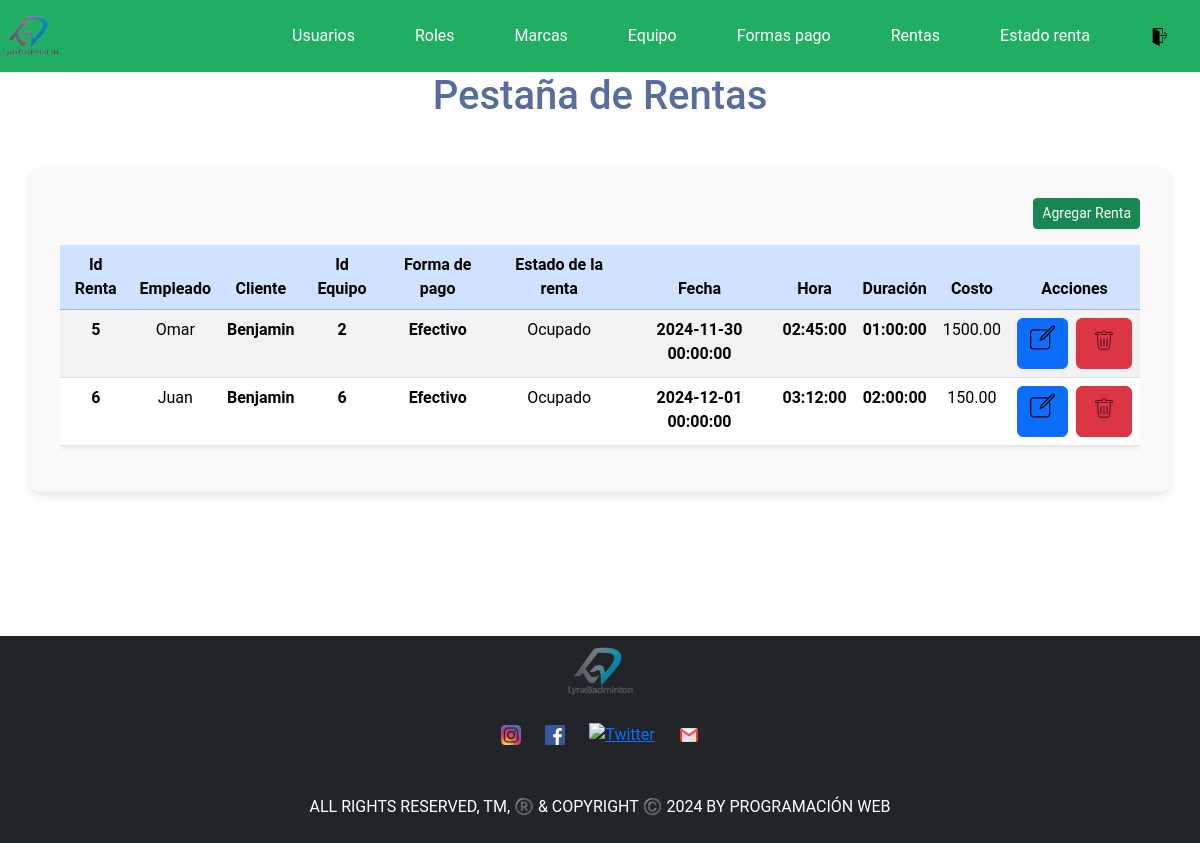
Page /admin/renta.php on the committed database.
### tables this page shows
CREATE TABLE `renta` (
  `id_renta` int(11) NOT NULL,
  `id_usuario_empleado` int(11) DEFAULT NULL,
  `id_usuario_cliente` int(11) DEFAULT NULL,
  `id_equipo` int(11) DEFAULT NULL,
  `id_forma_pago` int(11) DEFAULT NULL,
  `id_estado_renta` int(11) DEFAULT NULL,
  `fecha` datetime DEFAULT curdate(),
  `hora` char(10) DEFAULT NULL,
  `duracion` char(40) DEFAULT NULL,
  `costo` char(10) DEFAULT NULL
);

CREATE TABLE `usuario` (
  `id_usuario` int(11) NOT NULL,
  `id_rol` int(11) DEFAULT NULL,
  `nombres` varchar(50) DEFAULT NULL,
  `apellidos` varchar(50) DEFAULT NULL,
  `clave` varchar(50) DEFAULT NULL,
  `foto` mediumblob DEFAULT NULL,
  `email` varchar(50) DEFAULT NULL,
  `ultimo_acceso` datetime DEFAULT current_timestamp(),
  `id_genero` int(11) DEFAULT NULL
);

CREATE TABLE `forma_pago` (
  `id_forma_pago` int(11) NOT NULL,
  `forma_pago` varchar(50) DEFAULT NULL
);

CREATE TABLE `estado_renta` (
  `id_estado_renta` int(11) NOT NULL,
  `estado_renta` varchar(20) DEFAULT NULL
);

### classes/database.php (called while the page is built, shortened)
<?php
    class Database{
        var $connection;
        private function connect(){
            try {
                $dsn =  SGDB.':host='.DBHOST.';dbname='.DBNAME;
                $this->connection = new PDO($dsn, DBUSER, DBPASS);
            } catch (PDOException $e){
                echo $e->getMessage();
            }
        }
        private function close_connection(){
            try{
                $this->connection = null;
            } catch (PDOException $e){
                echo $e->getMessage();
            }
        }
        function get_query($query = '', $query_params = [], $fetch_mode = PDO::FETCH_ASSOC){
            try {
                $stmt = $this->connection->prepare($query);
                $stmt->execute();
                $this->query_results = $stmt->fetchAll($fetch_mode);
            } catch (PDOException $e) {
                echo $e->getMessage();
            }
        }
    }
?>

### classes/class_renta.php (the view, shortened to what this page needs)
<?php
    include '../classes/database.php';
    class Renta extends Database{
        function action($action_case){
            switch ($action_case) {
                case 'read':
                    $this->read();
                break;
            }
        }
        function read(){
            $get_user_query =
            'SELECT
                *,
                cli.nombres as cliente,
                emp.nombres as empleado,
                pago.forma_pago as forma_pago,
                renta.estado_renta as estado_renta
            FROM renta re
            left JOIN usuario cli
            on re.id_usuario_cliente = cli.id_usuario
            LEFT join usuario emp
            on re.id_usuario_empleado = emp.id_usuario
            LEFT join estado_renta renta
            on re.id_estado_renta = renta.id_estado_renta
            LEFT join forma_pago pago
            on re.id_forma_pago = pago.id_forma_pago;';
            $this->get_query($get_user_query);
            $result = '
            <div class="d-flex justify-content-end mb-3">
                <form method="POST">
                    <button class="btn btn-success btn-sm" title="Agregar nuevo id_marca">
                        <i class="bi bi-plus-lg"></i> Agregar Renta
                    </button>
                    <input type="hidden" name="action" value="formNew">
                </form>
            </div>
            <div class="table-responsive">
            <table class="table table-striped table-hover shadow-sm">
                <thead class="table-primary text-center">
                    <tr>
                        <th scope="col">Id Renta</th>
                        <th scope="col">Empleado</th>
                        <th scope="col">Cliente</th>
                        <th scope="col">Id Equipo</th>
                        <th scope="col">Forma de pago</th>
                        <th scope="col">Estado de la renta</th>
                        <th scope="col">Fecha</th>
                        <th scope="col">Hora</th>
                        <th scope="col">Duración</th>
                        <th scope="col">Costo</th>
                        <th scope="col" style="width: 100px;">Acciones</th>
                    </tr>
                </thead>
                <tbody>';
            foreach($this->query_results as $register){
                $result .= "
                    <tr>
                        <th class='text-center'> ".$register['id_renta']." </th>
                        <td class='text-center'> ".$register['empleado']." </td>
                        <th class='text-center'> ".$register['cliente']." </th>
                        <th class='text-center'> ".$register['id_equipo']." </th>
                        <th class='text-center'> ".$register['forma_pago']." </th>
                        <td class='text-center'> ".$register['estado_renta']." </td>
                        <th class='text-center'> ".$register['fecha']." </th>
                        <th class='text-center'> ".$register['hora']." </th>
                        <th class='text-center'> ".$register['duracion']." </th>
                        <td class='text-center'> ".$register['costo']." </td>
                        <td class='text-center'>
                            <div class='d-flex justify-content-center gap-2'>
                                <form method='POST' class='btn btn-primary'>
                                    <input type='image' class='svg-white' style='width: 25px;' src='../images/icons/edit-button.svg' alt='Edit icon' srcset=''>
                                    <input type='hidden' name='id_renta' value=".$register['id_renta'].">
                                    <input type='hidden' name='id_usuario_empleado' value=".$register['id_usuario_empleado'].">
                                    <input type='hidden' name='id_usuario_cliente' value=".$register['id_usuario_cliente'].">
                                    <input type='hidden' name='id_equipo' value=".$register['id_equipo'].">
                                    <input type='hidden' name='id_forma_pago' value=".$register['id_forma_pago'].">
                                    <input type='hidden' name='id_estado_renta' value=".$register['id_estado_renta'].">
                                    <input type='hidden' name='fecha' value=".$register['fecha'].">
                                    <input type='hidden' name='hora' value=".$register['hora'].">
                                    <input type='hidden' name='duracion' value=".$register['duracion'].">
                                    <input type='hidden' name='costo' value=".$register['costo'].">
                                </form>
                                <form method='POST' class='btn btn-danger'>
                                    <input type='image' class='svg-white' style='width: 30px;' src='../images/icons/delete.svg' alt='Delete icon' srcset=''>
                                    <input type='hidden' name='id_renta' value=".$register['id_renta'].">
                                </form>
                            </div>
                        </td>
                    </tr>";
            }
            $result .= '
                </tbody>
            </table>
            </div>';
            echo $result;
        }
    }
    $equipoObject = new Renta();
    if ( isset($_REQUEST['action']) ){
        $action_case = $_REQUEST['action'];
        echo $equipoObject->action( $action_case );
    }else{
        echo $equipoObject->action('read');
    }
?>

### styles/style.css (style rules this page uses)
* { margin: 0; }
:root { --white: snow; --blue: #2041ae; --dark-blue: #586d99; --light-blue: #C4D7FF; --peach: #FFD7C4; --yellow: #FFF4B5; }
.svg-white { fill: white; }
body { background-color: white; color: white; font-family: 'Roboto', sans-serif; text-align: justify; display: flex; flex-direction: column; }

### rows in the picture
renta: id_renta "5", id_usuario_empleado.nombres "Omar", id_usuario_cliente.nombres "Benjamin", id_equipo "2", id_forma_pago.forma_pago "Efectivo", id_estado_renta.estado_renta "Ocupado", fecha "2024-11-30 00:00:00", hora "02:45:00", duracion "01:00:00", costo "1500.00"
renta: id_renta "6", id_usuario_empleado.nombres "Juan", id_usuario_cliente.nombres "Benjamin", id_equipo "6", id_forma_pago.forma_pago "Efectivo", id_estado_renta.estado_renta "Ocupado", fecha "2024-12-01 00:00:00", hora "03:12:00", duracion "02:00:00", costo "150.00"
